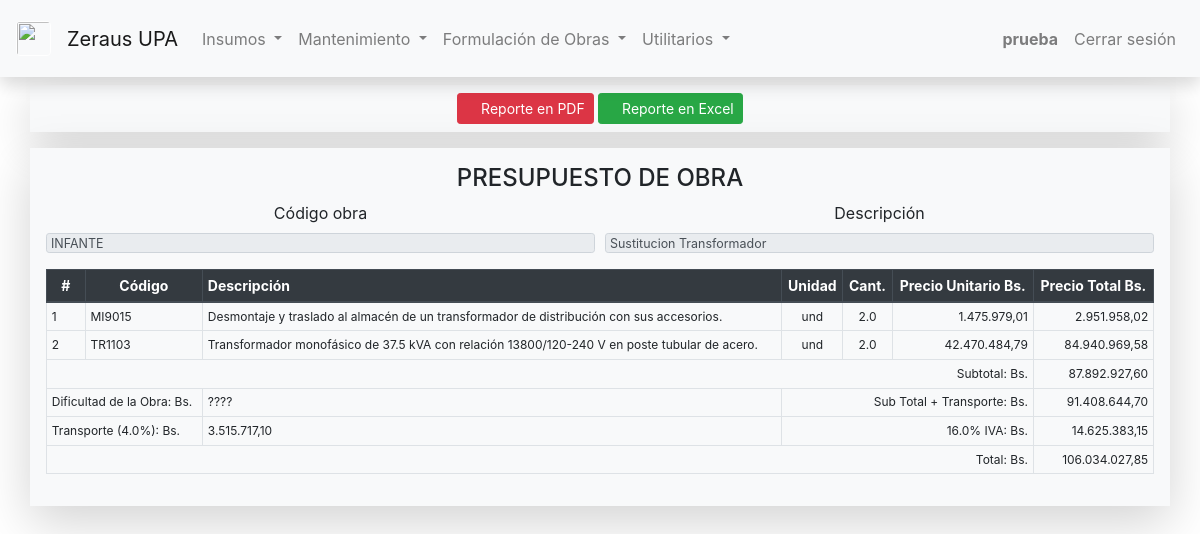
The page /reporte/presupuesto_obra/INFANTE (signed in) on the database its author committed.
### app/models.py (models this page shows, shortened)
class User(AbstractUser):
	def getType(self):
		if self.is_superuser:
		    return "2"
		else:
		    return "1"

class Obras(models.Model):
	codigo = models.CharField(max_length=9, primary_key=True)
	descripcion = models.TextField(default="", blank=True)
	area = models.ForeignKey(Areas, on_delete=models.SET_DEFAULT, default=None)
	bono_alimentacion = models.FloatField(default=0, blank=True)
	f_administracion = models.FloatField(default=0, blank=True)
	f_utilidad = models.FloatField(default=0, blank=True)
	grado_dificultad = models.FloatField(default=0, blank=True)
	tarifa_transporte = models.FloatField(default=0, blank=True)
	fcas = models.FloatField(default=0, blank=True)
	iva = models.FloatField(default=0, blank=True)
	partidas = models.ManyToManyField(Partidas, blank=True)
	class Meta:
		verbose_name = "Obra"
		verbose_name_plural = "Obras"
		permissions = (
			("view_presupuesto", "Ver presupuestos"),
			("change_presupuesto", "Modificar presupuestos"),
			("report_presupuesto", "Ver reportes de presupuestos")
		)

class Partidas(models.Model):
	codigo = models.CharField(max_length=6, primary_key=True)
	nombre = models.CharField(max_length=115, default="", blank=True)
	descripcion = models.TextField(default="", blank=True)
	unidad = models.CharField(max_length=6, default="", blank=True)
	rendimiento = models.FloatField(default=1, blank=True)
	materiales = models.ManyToManyField(Materiales, blank=True)
	equipos = models.ManyToManyField(Equipos, blank=True)
	personal = models.ManyToManyField(Personal, blank=True)
	def serialize(self):
		return {
			"codigo": self.codigo,
			"nombre": self.nombre,
			"descripcion": self.descripcion,
			"unidad": self.unidad,
			"rendimiento": self.rendimiento
		}
	class Meta:
		verbose_name = "Partida"
		verbose_name_plural = "Partidas"
		permissions = (
			("view_analisis", "Ver análisis de precio unitario"),
			("change_analisis", "Modificar análisis de precio unitario")
		)
	def getCantidad(self, obra):
		try:
			obra_cantidad = CantidadPartidas.objects.get(partida=self, obra=obra)
			return obra_cantidad.cantidad
		except CantidadPartidas.DoesNotExist:
			return 0

class CantidadPartidas(models.Model):
	obra = models.ForeignKey(Obras, on_delete=models.CASCADE, default=None)
	partida = models.ForeignKey(Partidas, on_delete=models.CASCADE, default=None)
	cantidad = models.FloatField(default=1, blank=False)
	class Meta:
		verbose_name = "CantidadPartidas"
		verbose_name_plural = "CantidadPartidas"

### app/views.py (the view)
# urls.py: path("reporte/presupuesto_obra/<str:codigo>", views.reporte_presupuesto_obra, name="reporte_presupuesto_obra"),
def reporte_presupuesto_obra(request, codigo):
    if(request.user.has_perm("app.report_presupuesto")):
        try:
            obra = Obras.objects.get(codigo=codigo)
            area = obra.area
            partidas, num = [], 0
            obra.subtotal = 0
            for partida in obra.partidas.all():
                partidas.append(partida.serialize())
            for p in partidas:
                num = num + 1
                partida = Partidas.objects.get(codigo=p["codigo"])
                p["num"] = num
                p["cantidad"] = partida.getCantidad(obra)
                p["materiales"] = [material.serialize() for material in partida.materiales.all()]
                p["materiales_total"] = 0
                for m in p["materiales"]:
                    material = Materiales.objects.get(codigo=m["codigo"])
                    m["cantidad"] = material.getCantidad(partida)
                    m["price"] = material.getPriceBs(area)
                    m["price_total"] = (m["cantidad"] * m["price"])
                    p["materiales_total"] = p["materiales_total"] + m["price_total"]
                p["materiales_unitario"] = p["materiales_total"]
                p["equipos"] = [equipo.serialize() for equipo in partida.equipos.all()]
                p["equipos_total"] = 0
                for e in p["equipos"]:
                    equipo = Equipos.objects.get(codigo=e["codigo"])
                    e["cantidad"] = equipo.getCantidad(partida)
                    e["price"] = equipo.getPriceBs(area)
                    e["price_total"] = (e["cantidad"] * (e["price"] * e["depreciacion"]))
                    p["equipos_total"] = p["equipos_total"] + e["price_total"]
                p["equipos_unitario"] = (p["equipos_total"] / p["rendimiento"])
                p["personal"] = [personal.serialize() for personal in partida.personal.all()]
                p["personal_cant"] = partida.personal.all().count()
                p["personal_total"] = 0
                for pers in p["personal"]:
                    personal = Personal.objects.get(codigo=pers["codigo"])
                    pers["cantidad"] = personal.getCantidad(partida)
                    pers["price"] = personal.getPriceBs(area)
                    pers["price_total"] = (pers["cantidad"] * pers["price"])
                    p["personal_total"] = p["personal_total"] + pers["price_total"]
                p["personal_fcas"] = ((p["personal_total"]) * (obra.fcas/100))
                p["personal_alimentacion"] = obra.bono_alimentacion * p["personal_cant"]
                p["personal_total_fcas"] = p["personal_total"] + p["personal_fcas"]
                p["personal_total_fcas_alimentacion"] = p["personal_total_fcas"] + p["personal_alimentacion"]
                p["personal_unitario"] = (p["personal_total_fcas_alimentacion"] / p["rendimiento"])
                p["costo_directo_unidad"] = p["materiales_unitario"] + p["equipos_unitario"] + p["personal_unitario"]
                p["f_administracion"] = ((p["costo_directo_unidad"]) * (obra.f_administracion/100))
                p["costo_directo_unidad_administracion"] = p["costo_directo_unidad"] + p["f_administracion"]
                p["f_utilidad"] = ((p["costo_directo_unidad_administracion"]) * (obra.f_utilidad/100))
                p["costo_directo_unidad_administracion_utilidad"] = p["costo_directo_unidad_administracion"] + p["f_utilidad"]
                p["unitario"] = numberCurrencyFormat(p["costo_directo_unidad_administracion_utilidad"])
                p["price_total"] = numberCurrencyFormat(currencyToFloat(p["unitario"]) * p["cantidad"])
                obra.subtotal = (obra.subtotal) + currencyToFloat(p["price_total"])
            obra.subtotal = numberCurrencyFormat(obra.subtotal)
            obra.transporte = numberCurrencyFormat(currencyToFloat(obra.subtotal) * (obra.tarifa_transporte/100))
            obra.subtotal_transporte = numberCurrencyFormat(currencyToFloat(obra.subtotal) + currencyToFloat(obra.transporte))
            obra.t_iva = numberCurrencyFormat(currencyToFloat(obra.subtotal_transporte) * (obra.iva/100))
            obra.total = numberCurrencyFormat(currencyToFloat(obra.subtotal_transporte) + currencyToFloat(obra.t_iva))
            return render(request, "app/reporte_presupuesto_obra.html", {
                "exists": True, "obra": obra, "partidas": partidas
            })
        except Obras.DoesNotExist:
            return render(request, "app/reporte_presupuesto_obra.html", {
                "exists": False
            })
    else:
        return HttpResponseRedirect(reverse("error_no_permission"))

### app/templates/app/reporte_presupuesto_obra.html (shortened to what this page needs)
{% extends "app/layout.html" %}
{% block body %}
    {% if exists == True  %}
        <div class="container bg-light p-2 my-2 shadow-lg">
            <center>
                <a class="btn btn-danger btn-sm" href="{% url 'pdf_presupuesto_obra' obra.codigo %}" target="_blank" role="button"><i class="bi bi-file-pdf"></i> Reporte en PDF</a>
                <a class="btn btn-success btn-sm" href="{% url 'excel_presupuesto_obra' obra.codigo %}" target="_blank" role="button"><i class="bi bi-file-excel"></i> Reporte en Excel</a>
            </center>
        </div>
        <div class="container bg-light p-3 my-3 shadow-lg">
            <center><h4>PRESUPUESTO DE OBRA</h4></center>
            <form>
                <center>
                    <div class="form-group form-row" style="margin-bottom: 0px; margin-top: 0px;">
                        <div class="col">
                            <label for="equipo_codigo">Código obra</label>
                            <div class="input-group mb-3">
                                <input type="text" class="form-control form-control-xs" id="obra_codigo" maxlength="6" value="{{ obra.codigo }}" readonly>
                            </div>
                        </div>
                        <div class="col">
                            <label for="obra_descripcion">Descripción</label>
                            <div class="input-group mb-3">
                                <input type="text" class="form-control form-control-xs" id="obra_descripcion" value="{{ obra.descripcion }}" readonly>
                            </div>
                        </div>
                    </div>
                    <table class="table table-bordered table-sm compact" id="tabla_partidas">
                        <thead class="thead-dark" style="font-size: 14px;">
                            <tr>
                                <th class="text-center" scope="col">#</th>
                                <th class="text-center" scope="col">Código</th>
                                <th scope="col">Descripción</th>
                                <th class="text-center" scope="col">Unidad</th>
                                <th class="text-center" scope="col">Cant.</th>
                                <th class="text-center" scope="col">Precio Unitario Bs.</th>
                                <th class="text-center" scope="col">Precio Total Bs.</th>
                            </tr>
                        </thead>
                        <tbody style="font-size: 12px;">
                            {% for partida in partidas %}
                                <tr>
                                    <td>{{ partida.num }}</td>
                                    <td>{{ partida.codigo }}</td>
                                    <td>{{ partida.descripcion }}</td>
                                    <td class="text-center">{{ partida.unidad }}</td>
                                    <td class="text-center">{{ partida.cantidad }}</td>
                                    <td class="text-right">{{ partida.unitario }}</td>
                                    <td class="text-right">{{ partida.price_total }}</td>
                                </tr>
                            {% endfor %}
                            <tr>
                                <td colspan="6" class="text-right">Subtotal: Bs.</td>
                                <td class="text-right">{{ obra.subtotal }}</td>
                            </tr>
                            <tr>
                                <td colspan="2" class="text-left">Dificultad de la Obra: Bs.</td>
                                <td>????</td>
                                <td colspan="3" class="text-right">Sub Total + Transporte: Bs.</td>
                                <td class="text-right">{{ obra.subtotal_transporte }}</td>
                            </tr>
                            <tr>
                                <td colspan="2" class="text-left">Transporte ({{ obra.tarifa_transporte }}%): Bs.</td>
                                <td>{{ obra.transporte }}</td>
                                <td colspan="3" class="text-right">{{ obra.iva }}% IVA: Bs.</td>
                                <td class="text-right">{{ obra.t_iva }}</td>
                            </tr>
                            <tr>
                                <td colspan="6" class="text-right">Total: Bs.</td>
                                <td class="text-right">{{ obra.total }}</td>
                            </tr>
                        </tbody>
                    </table>
                </center>
            </form>
        </div>
    {% endif %}
{% endblock %}

### app/templates/app/layout.html (shortened to what this page needs)
{% load static %}
<!DOCTYPE html>
<html lang="es">
    <head>
        <link href="{% static 'app/bootstrap/css/bootstrap.min.css' %}" rel="stylesheet">
        <link href="{% static 'app/bootstrap-icons-1.5.0/bootstrap-icons.css' %}" rel="stylesheet">
        <link href="{% static 'app/jquery.dataTables.min.css' %}" rel="stylesheet">
        <link href="{% static 'app/buttons.dataTables.min.css' %}" rel="stylesheet">
        <link href="{% static 'app/styles.css' %}" rel="stylesheet">
    </head>
    <body>
        <nav class="navbar navbar-expand-lg navbar-light bg-light shadow p-3" id="nav-menu">
            <a class="navbar-brand" href="{% url 'index' %}">
                <img src="{% static 'app/images/zs-logo.png' %}" width="35" height="35" class="border border-white rounded">
                <a class="navbar-brand" href="{% url 'index' %}">Zeraus UPA</a>
            </a>
            <div class="collapse navbar-collapse" id="collapse_target">
                <ul class="navbar-nav mr-auto">
                    <li class="nav-item dropdown">
                        <a class="nav-link dropdown-toggle" href="#" id="navbarDropdownMenuInsumos" data-toggle="dropdown" aria-haspopup="true" aria-expanded="false">
                          Insumos
                        </a>
                    </li>
                    <li class="nav-item dropdown">
                        <a class="nav-link dropdown-toggle" href="#" id="navbarDropdownMenuMantenimiento" data-toggle="dropdown" aria-haspopup="true" aria-expanded="false">
                          Mantenimiento
                        </a>
                    </li>
                    <li class="nav-item dropdown">
                        <a class="nav-link dropdown-toggle" href="#" id="navbarDropdownMenuFormulacion" data-toggle="dropdown" aria-haspopup="true" aria-expanded="false">
                          Formulación de Obras
                        </a>
                    </li>
                    {% if user.is_superuser %}
                        <li class="nav-item dropdown">
                            <a class="nav-link dropdown-toggle" href="#" id="navbarDropdownMenuUtilitarios" data-toggle="dropdown" aria-haspopup="true" aria-expanded="false">
                                Utilitarios
                            </a>
                            <div class="dropdown-menu" aria-labelledby="navbarDropdownMenuUtilitarios">
                                <a class="dropdown-item" href="{% url 'perfil' %}">Ver perfil de usuario</a>
                                <div class="dropdown-divider"></div>
                                <a class="dropdown-item" href="{% url 'register' %}">Registrar nuevo usuario</a>
                                <a class="dropdown-item" href="{% url 'modificar_usuarios' %}">Modificar usuario</a>
                            </div>
                        </li>
                    {% else %}
                        <li class="nav-item dropdown">
                            <a class="nav-link dropdown-toggle" href="#" id="navbarDropdownMenuUtilitarios" data-toggle="dropdown" aria-haspopup="true" aria-expanded="false">
                                Utilitarios
                            </a>
                        </li>
                    {% endif %}
                </ul>
                <ul class="nav navbar-nav navbar-right">
                    {% if user.is_authenticated %}
                        <li class="nav-item">
                            <a class="nav-link" id="username" href="{% url 'index' %}"><strong>{{ user.username }}</strong></a>
                        </li>
                        <li class="nav-item">
                            <a class="nav-link" href="{% url 'logout' %}">Cerrar sesión</a>
                        </li>
                    {% else %}
                        <li class="nav-item">
                            <a class="nav-link" href="{% url 'login' %}">Iniciar sesión</a>
                        </li>
                    {% endif %}
                </ul>
            </div>
        </nav>
        <div class="body">
            {% block body %}
            {% endblock %}
        </div>
    </body>
</html>

### rows shown on the page
User: username "prueba"
Obras: codigo "INFANTE", descripcion "Sustitucion Transformador", subtotal "87.892.927,60", subtotal_transporte "91.408.644,70", tarifa_transporte "4.0", transporte "3.515.717,10", iva "16.0", t_iva "14.625.383,15", total "106.034.027,85"
Partidas: codigo "MI9015", descripcion "Desmontaje y traslado al almacén de un transformador de distribución con sus accesorios.", unidad "und"
CantidadPartidas: cantidad "2.0"
Partidas: codigo "TR1103", descripcion "Transformador monofásico de 37.5 kVA con relación 13800/120-240 V en poste tubular de acero.", unidad "und"
CantidadPartidas: cantidad "2.0"

### other values the page prints
{{ partida.num }} "1" "2"
{{ partida.unitario }} "1.475.979,01" "42.470.484,79"
{{ partida.price_total }} "2.951.958,02" "84.940.969,58"
